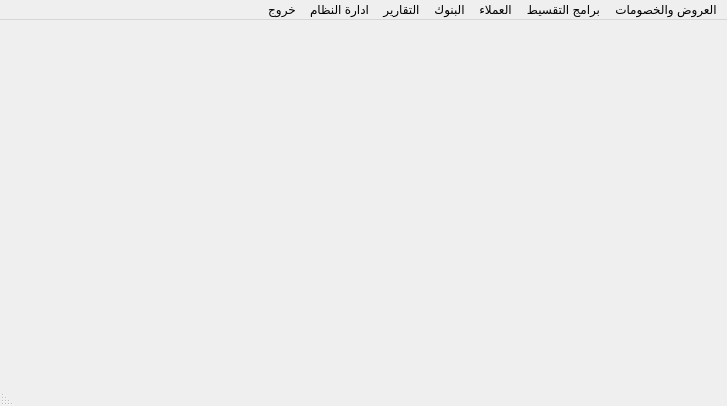
<?xml version="1.0" encoding="UTF-8"?>
<ui version="4.0">
 <class>MainWindow</class>
 <widget class="QMainWindow" name="MainWindow">
  <property name="geometry">
   <rect>
    <x>0</x>
    <y>0</y>
    <width>727</width>
    <height>406</height>
   </rect>
  </property>
  <property name="windowTitle">
   <string>MainWindow</string>
  </property>
  <property name="layoutDirection">
   <enum>Qt::RightToLeft</enum>
  </property>
  <property name="autoFillBackground">
   <bool>false</bool>
  </property>
  <property name="styleSheet">
   <string notr="true"/>
  </property>
  <widget class="QWidget" name="centralwidget"/>
  <widget class="QMenuBar" name="QMenubar">
   <property name="geometry">
    <rect>
     <x>0</x>
     <y>0</y>
     <width>727</width>
     <height>21</height>
    </rect>
   </property>
   <property name="layoutDirection">
    <enum>Qt::RightToLeft</enum>
   </property>
   <widget class="QMenu" name="QM_System">
    <property name="layoutDirection">
     <enum>Qt::RightToLeft</enum>
    </property>
    <property name="title">
     <string>ادارة النظام</string>
    </property>
    <widget class="QMenu" name="QM_Master_Data">
     <property name="layoutDirection">
      <enum>Qt::RightToLeft</enum>
     </property>
     <property name="title">
      <string>البيانات الاساسية</string>
     </property>
     <addaction name="action_28"/>
     <addaction name="action_26"/>
     <addaction name="action_24"/>
     <addaction name="action_25"/>
     <addaction name="action_27"/>
     <addaction name="action_30"/>
     <addaction name="action_35"/>
     <addaction name="action_129"/>
     <addaction name="action_4"/>
     <addaction name="action_BMC_2"/>
     <addaction name="action_140"/>
    </widget>
    <widget class="QMenu" name="QM_Authorization">
     <property name="layoutDirection">
      <enum>Qt::RightToLeft</enum>
     </property>
     <property name="title">
      <string>ادارة المستخدمين</string>
     </property>
     <widget class="QMenu" name="QM_User">
      <property name="title">
       <string>Users</string>
      </property>
      <addaction name="QAct_Create_User"/>
      <addaction name="QAct_Modify_User"/>
      <addaction name="QAct_Copy_User"/>
      <addaction name="QAct_Reset_User_Password"/>
      <addaction name="QAct_Assign_User_to_Roles"/>
      <addaction name="QAct_Create_User_Card"/>
      <addaction name="QAct_Modify_User_Card"/>
     </widget>
     <widget class="QMenu" name="QM_Form">
      <property name="title">
       <string>Forms</string>
      </property>
      <addaction name="QAct_Create_Form"/>
      <addaction name="QAct_Modify_Form"/>
      <addaction name="QAct_Create_Form_Item"/>
      <addaction name="QAct_Modify_Form_Item"/>
     </widget>
     <widget class="QMenu" name="QM_Privilage">
      <property name="title">
       <string>Privilages</string>
      </property>
      <addaction name="QAct_Create_Privilage"/>
     </widget>
     <widget class="QMenu" name="QM_Role">
      <property name="enabled">
       <bool>true</bool>
      </property>
      <property name="title">
       <string>Roles</string>
      </property>
      <addaction name="QAct_Create_Role"/>
      <addaction name="QAct_Modify_Role"/>
      <addaction name="QAct_Modify_Roles_Privilages"/>
      <addaction name="QAct_Copy_Role"/>
     </widget>
     <widget class="QMenu" name="QM_Function_Key">
      <property name="title">
       <string>Function Keys</string>
      </property>
      <addaction name="QAct_Create_Function_Keys"/>
      <addaction name="QAct_Modify_Function_Keys"/>
     </widget>
     <addaction name="QM_User"/>
     <addaction name="QM_Role"/>
     <addaction name="QM_Privilage"/>
     <addaction name="QM_Form"/>
     <addaction name="QM_Function_Key"/>
    </widget>
    <widget class="QMenu" name="QM_Configurations">
     <property name="title">
      <string>Configurations</string>
     </property>
     <addaction name="QAct_Parameter"/>
    </widget>
    <addaction name="QM_Master_Data"/>
    <addaction name="QM_Authorization"/>
    <addaction name="QM_Configurations"/>
   </widget>
   <widget class="QMenu" name="QM_Promotion">
    <property name="layoutDirection">
     <enum>Qt::RightToLeft</enum>
    </property>
    <property name="title">
     <string>العروض والخصومات</string>
    </property>
    <widget class="QMenu" name="QM_Promotion_Prom">
     <property name="layoutDirection">
      <enum>Qt::RightToLeft</enum>
     </property>
     <property name="autoFillBackground">
      <bool>false</bool>
     </property>
     <property name="title">
      <string>العروض</string>
     </property>
     <addaction name="QAct_Prom_Add"/>
     <addaction name="QAct_Prom_Edit"/>
     <addaction name="separator"/>
     <addaction name="QAct_Prom_Activate"/>
     <addaction name="separator"/>
     <addaction name="QAct_Prom_Deactivate"/>
     <addaction name="separator"/>
     <addaction name="QAct_Prom_Date_Increase"/>
     <addaction name="separator"/>
     <addaction name="QAct_Prom_Copy"/>
     <addaction name="separator"/>
     <addaction name="QAct_Prom_Upload"/>
     <addaction name="separator"/>
    </widget>
    <widget class="QMenu" name="QM_Promotion_Voucher">
     <property name="title">
      <string>قسيمة مشتريات</string>
     </property>
     <addaction name="QAct_Voucher_Add"/>
     <addaction name="QAct_Voucher_Edit"/>
     <addaction name="separator"/>
     <addaction name="QAct_Voucher_Activate"/>
     <addaction name="separator"/>
     <addaction name="QAct_Voucher_Deactivate"/>
     <addaction name="separator"/>
     <addaction name="QAct_Voucher_Print"/>
    </widget>
    <widget class="QMenu" name="QM_Promotion_Magazine">
     <property name="title">
      <string>المجلة</string>
     </property>
     <addaction name="QAct_Magazine_Add"/>
     <addaction name="separator"/>
     <addaction name="QAct_Magazine_Edit"/>
     <addaction name="separator"/>
     <addaction name="QAct_Magazine_Actiavte"/>
     <addaction name="QAct_Magazine_Deactivate"/>
    </widget>
    <widget class="QMenu" name="QM_Promotion_Coupon">
     <property name="title">
      <string>كوبونات الخصم</string>
     </property>
     <addaction name="QAct_Coupon_Add"/>
     <addaction name="QAct_Coupon_Edit"/>
     <addaction name="separator"/>
     <addaction name="QAct_Coupon_Activate"/>
     <addaction name="separator"/>
     <addaction name="QAct_Coupon_Deactivate"/>
     <addaction name="separator"/>
     <addaction name="QAct_Coupon_Print"/>
     <addaction name="separator"/>
     <addaction name="QAct_Coupon_barcode"/>
    </widget>
    <widget class="QMenu" name="QM_Prom_Voucher">
     <property name="title">
      <string>قسيمه مشتريات عروض</string>
     </property>
     <addaction name="QAct_Prom_Voucher_Add"/>
     <addaction name="QAct_Prom_Voucher_Edit"/>
     <addaction name="separator"/>
     <addaction name="QAct_Prom_Voucher_Act"/>
     <addaction name="QAct_Prom_Voucher_Deact"/>
     <addaction name="separator"/>
     <addaction name="separator"/>
    </widget>
    <addaction name="QM_Promotion_Prom"/>
    <addaction name="separator"/>
    <addaction name="QM_Promotion_Coupon"/>
    <addaction name="separator"/>
    <addaction name="QM_Promotion_Voucher"/>
    <addaction name="separator"/>
    <addaction name="QM_Prom_Voucher"/>
    <addaction name="separator"/>
    <addaction name="QM_Promotion_Magazine"/>
    <addaction name="separator"/>
   </widget>
   <widget class="QMenu" name="QM_Installment">
    <property name="layoutDirection">
     <enum>Qt::RightToLeft</enum>
    </property>
    <property name="title">
     <string>برامج التقسيط</string>
    </property>
    <widget class="QMenu" name="QM_Installment_System">
     <property name="title">
      <string>نظام التقسيط</string>
     </property>
     <addaction name="QAct_Install_Add"/>
     <addaction name="QAct_Install_Edit"/>
     <addaction name="QAct_Install_Activate_Deactivate"/>
    </widget>
    <widget class="QMenu" name="QM_Installment_Item">
     <property name="title">
      <string>اصناف التقسيط</string>
     </property>
     <addaction name="QAct_Install_Item_Upload"/>
     <addaction name="QAct_Install_Item_Upload_Reject"/>
    </widget>
    <addaction name="QM_Installment_System"/>
    <addaction name="QM_Installment_Item"/>
   </widget>
   <widget class="QMenu" name="QM_Customer">
    <property name="layoutDirection">
     <enum>Qt::RightToLeft</enum>
    </property>
    <property name="title">
     <string>العملاء</string>
    </property>
    <widget class="QMenu" name="QM_Customer_Data">
     <property name="enabled">
      <bool>true</bool>
     </property>
     <property name="layoutDirection">
      <enum>Qt::RightToLeft</enum>
     </property>
     <property name="title">
      <string>بيانات العملاء</string>
     </property>
     <addaction name="QAct_Display_Customer"/>
     <addaction name="separator"/>
     <addaction name="QAct_Cust_Card_Add"/>
     <addaction name="QAct_Cust_Card_Edit"/>
     <addaction name="separator"/>
     <addaction name="QAct_Cust_Points_Upload"/>
    </widget>
    <widget class="QMenu" name="QM_Customer_Group">
     <property name="layoutDirection">
      <enum>Qt::RightToLeft</enum>
     </property>
     <property name="title">
      <string>مجموعات العملاء</string>
     </property>
     <addaction name="QAct_Display_CustGp"/>
     <addaction name="separator"/>
    </widget>
    <widget class="QMenu" name="QM_Customer_Level">
     <property name="title">
      <string>مستويات العملاء</string>
     </property>
     <addaction name="QAct_Display_CustTp"/>
    </widget>
    <widget class="QMenu" name="QM_Customer_Points">
     <property name="title">
      <string>الهدايا والنقاط المكتسبة</string>
     </property>
     <addaction name="QAct_Redeem_Item"/>
     <addaction name="QAct_Loyality_Point"/>
     <addaction name="separator"/>
     <addaction name="separator"/>
    </widget>
    <widget class="QMenu" name="QM_Customer_Redeem">
     <property name="enabled">
      <bool>true</bool>
     </property>
     <property name="title">
      <string>منح الهدايا واستبدال النقاط</string>
     </property>
     <addaction name="QAct_Redeem_Voucher"/>
     <addaction name="QAct_Redeem_Gift"/>
     <addaction name="QAct_Cust_Gift_make"/>
     <addaction name="QAct_Cust_Redeem_Voucher_Print"/>
    </widget>
    <widget class="QMenu" name="menu">
     <property name="title">
      <string>برامج العضويه</string>
     </property>
     <addaction name="QAct_Display_Loyality"/>
    </widget>
    <addaction name="QM_Customer_Group"/>
    <addaction name="QM_Customer_Level"/>
    <addaction name="separator"/>
    <addaction name="QM_Customer_Data"/>
    <addaction name="separator"/>
    <addaction name="menu"/>
    <addaction name="QM_Customer_Points"/>
    <addaction name="QM_Customer_Redeem"/>
    <addaction name="QAct_Customer_Service"/>
    <addaction name="QAct_Redeem_Type"/>
   </widget>
   <widget class="QMenu" name="QM_Report">
    <property name="layoutDirection">
     <enum>Qt::RightToLeft</enum>
    </property>
    <property name="title">
     <string>التقارير</string>
    </property>
    <widget class="QMenu" name="QM_Report_Master_Data">
     <property name="layoutDirection">
      <enum>Qt::RightToLeft</enum>
     </property>
     <property name="title">
      <string>تقارير البيانات الاساسية</string>
     </property>
     <addaction name="QAct_Report_Master_Data_1"/>
     <addaction name="QAct_Report_Master_Data_2"/>
     <addaction name="QAct_Report_Master_Data_3"/>
     <addaction name="QAct_Report_Master_Data_4"/>
     <addaction name="QAct_Report_Master_Data_5"/>
    </widget>
    <widget class="QMenu" name="QM_Report_Sale">
     <property name="layoutDirection">
      <enum>Qt::RightToLeft</enum>
     </property>
     <property name="title">
      <string>تقارير المبيعات</string>
     </property>
     <addaction name="QAct_Report_Sale_1"/>
     <addaction name="QAct_Report_Sale_2"/>
     <addaction name="QAct_Report_Sale_3"/>
     <addaction name="QAct_Report_Sale_4"/>
     <addaction name="QAct_Report_Sale_5"/>
     <addaction name="QAct_Report_Sale_6"/>
     <addaction name="QAct_Report_Sale_7"/>
     <addaction name="QAct_Report_Sale_8"/>
     <addaction name="QAct_Report_Sale_9"/>
     <addaction name="QAct_Report_Sale_10"/>
     <addaction name="QAct_Report_Sale_11"/>
     <addaction name="QAct_Report_Sale_12"/>
     <addaction name="QAct_Report_Sale_13"/>
    </widget>
    <widget class="QMenu" name="QM_Report_Main_Safe">
     <property name="title">
      <string>تقارير الخزينة المركزية</string>
     </property>
     <addaction name="QAct_Report_Main_Safe_1"/>
     <addaction name="QAct_Report_Main_Safe_2"/>
     <addaction name="QAct_Report_Main_Safe_3"/>
     <addaction name="QAct_Report_Main_Safe_4"/>
     <addaction name="QAct_Report_Main_Safe_5"/>
     <addaction name="QAct_Report_Main_Safe_6"/>
     <addaction name="QAct_Report_Main_Safe_7"/>
     <addaction name="QAct_Report_Main_Safe_8"/>
     <addaction name="QAct_Report_Main_Safe_9"/>
     <addaction name="QAct_Report_Main_Safe_10"/>
    </widget>
    <widget class="QMenu" name="QM_Report_Return">
     <property name="title">
      <string>تقارير الارتجاع</string>
     </property>
     <addaction name="QAct_Report_Return_1"/>
     <addaction name="QAct_Report_Return_2"/>
     <addaction name="QAct_Report_Return_3"/>
     <addaction name="QAct_Report_Return_4"/>
     <addaction name="QAct_Report_Return_5"/>
    </widget>
    <widget class="QMenu" name="QM_Report_KPI">
     <property name="title">
      <string>تقارير احصائية عملاء التجزئة</string>
     </property>
     <addaction name="QAct_Report_KPI_1"/>
     <addaction name="QAct_Report_KPI_2"/>
     <addaction name="QAct_Report_KPI_3"/>
    </widget>
    <widget class="QMenu" name="QM_Report_Checking">
     <property name="title">
      <string>تقارير رقابية</string>
     </property>
     <addaction name="action_119"/>
     <addaction name="action_120"/>
     <addaction name="action_121"/>
     <addaction name="action_122"/>
     <addaction name="action_123"/>
    </widget>
    <widget class="QMenu" name="QM_Report_Promotion">
     <property name="title">
      <string>تقارير العروض والخصومات</string>
     </property>
     <addaction name="QAct_Report_Promotion_1"/>
     <addaction name="QAct_Report_Promotion_2"/>
     <addaction name="QAct_Report_Promotion_3"/>
    </widget>
    <widget class="QMenu" name="QM_Report_Bank">
     <property name="layoutDirection">
      <enum>Qt::RightToLeft</enum>
     </property>
     <property name="title">
      <string>تقارير البنوك</string>
     </property>
     <widget class="QMenu" name="menu_25">
      <property name="layoutDirection">
       <enum>Qt::RightToLeft</enum>
      </property>
      <property name="title">
       <string>كروت الإئتمان</string>
      </property>
      <addaction name="action_104"/>
      <addaction name="action_103"/>
      <addaction name="action_105"/>
      <addaction name="action_9"/>
     </widget>
     <addaction name="action_3"/>
     <addaction name="menu_25"/>
    </widget>
    <widget class="QMenu" name="QM_Report_Installment">
     <property name="title">
      <string>تقارير انظمة التقسيط</string>
     </property>
     <addaction name="action_22"/>
     <addaction name="action_46"/>
     <addaction name="action_23"/>
     <addaction name="action_29"/>
     <addaction name="action_36"/>
     <addaction name="action_39"/>
    </widget>
    <widget class="QMenu" name="QM_Report_Cust">
     <property name="title">
      <string>تقارير العملاء</string>
     </property>
     <addaction name="QAct_Report_Cust_1"/>
     <addaction name="QAct_Report_Cust_2"/>
     <addaction name="QAct_Report_Cust_3"/>
     <addaction name="QAct_Report_Cust_4"/>
     <addaction name="QAct_Report_Cust_5"/>
     <addaction name="QAct_Report_Cust_6"/>
     <addaction name="QAct_Report_Cust_7"/>
     <addaction name="QAct_Report_Cust_8"/>
     <addaction name="QAct_Report_Cust_9"/>
     <addaction name="QAct_Report_Cust_10"/>
     <addaction name="QAct_Report_Cust_11"/>
     <addaction name="QAct_Report_Cust_12"/>
     <addaction name="QAct_Report_Cust_13"/>
     <addaction name="QAct_Report_Cust_14"/>
     <addaction name="QAct_Report_Cust_15"/>
     <addaction name="QAct_Report_Cust_16"/>
     <addaction name="QAct_Report_Cust_17"/>
     <addaction name="separator"/>
     <addaction name="QAct_Report_Cust_18"/>
     <addaction name="QAct_Report_Cust_19"/>
     <addaction name="QAct_Report_Cust_20"/>
     <addaction name="QAct_Report_Cust_21"/>
     <addaction name="QAct_Report_Cust_22"/>
     <addaction name="QAct_Report_Cust_23"/>
    </widget>
    <addaction name="QM_Report_Cust"/>
    <addaction name="QM_Report_Sale"/>
    <addaction name="QM_Report_Return"/>
    <addaction name="QM_Report_Main_Safe"/>
    <addaction name="QM_Report_KPI"/>
    <addaction name="QM_Report_Master_Data"/>
    <addaction name="QM_Report_Promotion"/>
    <addaction name="QM_Report_Bank"/>
    <addaction name="QM_Report_Installment"/>
    <addaction name="QAct_Report_Invoice"/>
    <addaction name="QAct_Report_Vendor"/>
    <addaction name="QM_Report_Checking"/>
   </widget>
   <widget class="QMenu" name="QM_Exit">
    <property name="title">
     <string>خروج</string>
    </property>
    <addaction name="QAct_Exit"/>
   </widget>
   <widget class="QMenu" name="menu_2">
    <property name="title">
     <string>البنوك</string>
    </property>
    <addaction name="QAct_Create_Bank"/>
    <addaction name="QAct_Modify_Bank"/>
   </widget>
   <addaction name="QM_Promotion"/>
   <addaction name="QM_Installment"/>
   <addaction name="QM_Customer"/>
   <addaction name="menu_2"/>
   <addaction name="QM_Report"/>
   <addaction name="QM_System"/>
   <addaction name="QM_Exit"/>
  </widget>
  <widget class="QStatusBar" name="statusbar"/>
  <action name="action_6">
   <property name="text">
    <string>تفعيل العروض</string>
   </property>
  </action>
  <action name="action_7">
   <property name="text">
    <string>مد سريان العروض</string>
   </property>
  </action>
  <action name="action_8">
   <property name="text">
    <string>ايقاف العروض</string>
   </property>
  </action>
  <action name="action_11">
   <property name="text">
    <string>انشاء عرض من اخر منتهى</string>
   </property>
  </action>
  <action name="QAct_Create_Customer">
   <property name="enabled">
    <bool>false</bool>
   </property>
   <property name="text">
    <string>انشاء عميل</string>
   </property>
  </action>
  <action name="QAct_Modify_Customer">
   <property name="enabled">
    <bool>false</bool>
   </property>
   <property name="text">
    <string>تعديل بيانات عميل</string>
   </property>
  </action>
  <action name="QAct_Deactivate_Customer">
   <property name="enabled">
    <bool>false</bool>
   </property>
   <property name="text">
    <string>ايقاف عميل</string>
   </property>
  </action>
  <action name="QAct_Display_CustGp">
   <property name="enabled">
    <bool>false</bool>
   </property>
   <property name="text">
    <string>مجموعة عملاء</string>
   </property>
  </action>
  <action name="QAct_Modify_CustGp">
   <property name="enabled">
    <bool>false</bool>
   </property>
   <property name="text">
    <string>تعديل مجموعة عملاء</string>
   </property>
  </action>
  <action name="QAct_Deactivate_CustGp">
   <property name="enabled">
    <bool>false</bool>
   </property>
   <property name="text">
    <string>ايقاف مجموعة عملاء</string>
   </property>
  </action>
  <action name="action_24">
   <property name="text">
    <string>طرق الدفع</string>
   </property>
  </action>
  <action name="action_25">
   <property name="text">
    <string>البنوك</string>
   </property>
  </action>
  <action name="action_26">
   <property name="text">
    <string>الفروع</string>
   </property>
  </action>
  <action name="action_27">
   <property name="text">
    <string>انواع العروض</string>
   </property>
  </action>
  <action name="action_28">
   <property name="text">
    <string>الشركات</string>
   </property>
  </action>
  <action name="action_30">
   <property name="text">
    <string>انواع التقسيط</string>
   </property>
  </action>
  <action name="QAct_Install_Add">
   <property name="enabled">
    <bool>false</bool>
   </property>
   <property name="text">
    <string>انشاء نظام التقسيط</string>
   </property>
  </action>
  <action name="QAct_Install_Edit">
   <property name="text">
    <string>تعديل نظام التقسيط</string>
   </property>
  </action>
  <action name="QAct_Install_Activate_Deactivate">
   <property name="text">
    <string>تفعيل/ايقاف نظام التقسيط</string>
   </property>
  </action>
  <action name="QAct_Install_Deactivate">
   <property name="text">
    <string>ايقاف نظام التقسيط</string>
   </property>
  </action>
  <action name="action_35">
   <property name="text">
    <string>انواع الموردين</string>
   </property>
  </action>
  <action name="QAct_Report_Master_Data_1">
   <property name="text">
    <string>استعلام عن بيانات صنف</string>
   </property>
  </action>
  <action name="QAct_Report_Master_Data_2">
   <property name="text">
    <string>استعلام عن بيانات مورد</string>
   </property>
  </action>
  <action name="action_42">
   <property name="text">
    <string>تقارير مبيعات بالصنف</string>
   </property>
  </action>
  <action name="action_43">
   <property name="text">
    <string>تقارير مبيعات بالقسم</string>
   </property>
  </action>
  <action name="action_44">
   <property name="text">
    <string>تقارير مبيعات بالادارة</string>
   </property>
  </action>
  <action name="QAct_Prom_Add">
   <property name="text">
    <string>انشاء العروض</string>
   </property>
  </action>
  <action name="QAct_Prom_Activate">
   <property name="text">
    <string>تنشيط العروض</string>
   </property>
  </action>
  <action name="QAct_Prom_Deactivate">
   <property name="text">
    <string>ايقاف العروض</string>
   </property>
  </action>
  <action name="QAct_Prom_Date_Increase">
   <property name="text">
    <string>مد سريان العروض</string>
   </property>
  </action>
  <action name="QAct_Prom_Copy">
   <property name="text">
    <string>انشاء عرض من اخر منتهى</string>
   </property>
  </action>
  <action name="QAct_Prom_Upload">
   <property name="text">
    <string>تحميل اصناف العروض</string>
   </property>
  </action>
  <action name="QAct_Coupon_Add">
   <property name="text">
    <string>انشاء كوبون الخصم</string>
   </property>
  </action>
  <action name="QAct_Coupon_Activate">
   <property name="text">
    <string>تنشيط كوبون الخصم</string>
   </property>
  </action>
  <action name="QAct_Coupon_Edit">
   <property name="enabled">
    <bool>false</bool>
   </property>
   <property name="text">
    <string>تعديل كوبون الخصم</string>
   </property>
  </action>
  <action name="QAct_Coupon_Print">
   <property name="text">
    <string>طباعة كوبون الخصم</string>
   </property>
  </action>
  <action name="QAct_Coupon_Deactivate">
   <property name="text">
    <string>ايقاف كوبون الخصم</string>
   </property>
  </action>
  <action name="QAct_Prom_Edit">
   <property name="text">
    <string>تعديل العروض</string>
   </property>
  </action>
  <action name="QAct_Voucher_Add">
   <property name="text">
    <string>انشاء قسيمة مشتريات</string>
   </property>
  </action>
  <action name="QAct_Voucher_Edit">
   <property name="text">
    <string>تعديل قسيمة مشتريات</string>
   </property>
  </action>
  <action name="QAct_Voucher_Deactivate">
   <property name="text">
    <string>ايقاف قسيمة مشتريات</string>
   </property>
  </action>
  <action name="QAct_Voucher_Activate">
   <property name="text">
    <string>تنشيط قسيمة مشتريات</string>
   </property>
  </action>
  <action name="QAct_Voucher_Print">
   <property name="text">
    <string>طباعة قسيمة مشتريات</string>
   </property>
  </action>
  <action name="QAct_Magazine_Add">
   <property name="text">
    <string>انشاء مجلة</string>
   </property>
  </action>
  <action name="QAct_Magazine_Edit">
   <property name="text">
    <string>تعديل مجلة</string>
   </property>
  </action>
  <action name="action_71">
   <property name="text">
    <string>الاستعلام عن العروض</string>
   </property>
  </action>
  <action name="action_72">
   <property name="text">
    <string>الاستعلام عن كوبونات الخصم</string>
   </property>
  </action>
  <action name="action_73">
   <property name="text">
    <string>الاستعلام عن قسيمة مشتريات</string>
   </property>
  </action>
  <action name="QAct_Magazine_Actiavte">
   <property name="text">
    <string>تنشيط مجلة</string>
   </property>
  </action>
  <action name="QAct_Report_Master_Data_3">
   <property name="text">
    <string>استعلام عن الاصناف طبقا للتقسيم السلعى BMC</string>
   </property>
  </action>
  <action name="QAct_Report_Master_Data_4">
   <property name="text">
    <string>استعلام عن الاصناف على نقاط البيع</string>
   </property>
  </action>
  <action name="QAct_Report_Return_1">
   <property name="text">
    <string>تقارير اسباب الارتجاع</string>
   </property>
  </action>
  <action name="QAct_Report_Master_Data_5">
   <property name="text">
    <string>استعلام عن اجمالى عدد الاصناف حسب كل قسم</string>
   </property>
  </action>
  <action name="QAct_Report_Sale_6">
   <property name="text">
    <string>مبيعات الاصناف بالساعة</string>
   </property>
  </action>
  <action name="QAct_Report_Sale_7">
   <property name="text">
    <string>مبيعات المجموعات الفرعية بالساعة</string>
   </property>
  </action>
  <action name="QAct_Report_Sale_4">
   <property name="text">
    <string>تقرير مبيعات الاصناف حسب الايام</string>
   </property>
  </action>
  <action name="QAct_Report_Sale_5">
   <property name="text">
    <string>تقرير مبيعات المجموعات الفرعية حسب الايام</string>
   </property>
  </action>
  <action name="QAct_Report_Invoice">
   <property name="text">
    <string>الاستعلام عن الفواتير</string>
   </property>
  </action>
  <action name="action_86">
   <property name="text">
    <string>تقارير المدفوعات</string>
   </property>
  </action>
  <action name="QAct_Report_Sale_2">
   <property name="text">
    <string>تقرير مبيعات الصنف على مستوى القسم</string>
   </property>
  </action>
  <action name="QAct_Report_Sale_1">
   <property name="text">
    <string>تقرير مبيعات الصنف على مستوى الادارة</string>
   </property>
  </action>
  <action name="QAct_Report_Sale_3">
   <property name="text">
    <string>تقرير مبيعات الفرع على مستوى نقاط البيع</string>
   </property>
  </action>
  <action name="QAct_Report_Sale_8">
   <property name="text">
    <string>تقرير مبيعات الاصناف حسب فئات الضريبة</string>
   </property>
  </action>
  <action name="QAct_Report_Sale_9">
   <property name="text">
    <string>تقرير مبيعات الاصناف على مستوى الصراف</string>
   </property>
  </action>
  <action name="QAct_Report_Return_5">
   <property name="text">
    <string>تقرير بالاصناف الملغاة فترة</string>
   </property>
  </action>
  <action name="QAct_Report_Sale_10">
   <property name="text">
    <string>تقرير مبيعات اصناف العروض والخصومات</string>
   </property>
  </action>
  <action name="QAct_Report_Return_2">
   <property name="text">
    <string>تقرير اجمالى المرتجعات حسب اسباب الارتجاع</string>
   </property>
  </action>
  <action name="QAct_Report_Return_3">
   <property name="text">
    <string>تقرير تفصيلى بالمرتجعات</string>
   </property>
  </action>
  <action name="QAct_Report_Return_4">
   <property name="text">
    <string>تقرير باكثر اصناف الارتجاع</string>
   </property>
  </action>
  <action name="QAct_Report_Sale_11">
   <property name="text">
    <string>تقرير اكثر الاصناف مبيعا</string>
   </property>
  </action>
  <action name="QAct_Report_Sale_12">
   <property name="text">
    <string>مبيعات الاصناف حسب نوع الصنف</string>
   </property>
  </action>
  <action name="QAct_Report_Main_Safe_1">
   <property name="text">
    <string>تقرير جرد خزينة الصراف</string>
   </property>
  </action>
  <action name="QAct_Report_Main_Safe_2">
   <property name="text">
    <string>اجمالى حركة صراف</string>
   </property>
  </action>
  <action name="QAct_Report_Main_Safe_3">
   <property name="text">
    <string>اجمالى حركة نقاط البيع</string>
   </property>
  </action>
  <action name="action_103">
   <property name="text">
    <string>تقرير حركة كروت الإئتمان</string>
   </property>
  </action>
  <action name="action_104">
   <property name="text">
    <string>تقرير بالكروت المرتجعة</string>
   </property>
  </action>
  <action name="action_105">
   <property name="text">
    <string>تقرير طرق استخدام كروت الإئتمان حسب نقاط البيع</string>
   </property>
  </action>
  <action name="QAct_Report_Main_Safe_4">
   <property name="text">
    <string>تقرير تدفق النقدية حسب كل كاشير</string>
   </property>
  </action>
  <action name="QAct_Report_Sale_13">
   <property name="text">
    <string>مبيعات الفرع موزع حسب طريقة السداد</string>
   </property>
  </action>
  <action name="QAct_Report_Main_Safe_5">
   <property name="text">
    <string>تقرير تدفق النقدية حسب الايام</string>
   </property>
  </action>
  <action name="QAct_Report_Main_Safe_6">
   <property name="text">
    <string>تقرير تدفق النقدية حسب نقاط البيع</string>
   </property>
  </action>
  <action name="QAct_Report_Main_Safe_7">
   <property name="text">
    <string>تقرير قيمة فروق التقريب</string>
   </property>
  </action>
  <action name="QAct_Report_Main_Safe_8">
   <property name="text">
    <string>تقرير عجز وزيادة الصرافين تفصيلى</string>
   </property>
  </action>
  <action name="action_112">
   <property name="text">
    <string>تقرير اجمالى عجز وزيادة الصرافين تفصيلى</string>
   </property>
  </action>
  <action name="QAct_Report_Main_Safe_9">
   <property name="text">
    <string>تقرير الفواتير المباعة ائتمان وتم الارتجاع نقدى</string>
   </property>
  </action>
  <action name="QAct_Report_Main_Safe_10">
   <property name="text">
    <string>تقرير حسب طريقة السداد</string>
   </property>
  </action>
  <action name="QAct_Report_KPI_1">
   <property name="text">
    <string>تقارير بعدد العملاء ومتوسط الشراء</string>
   </property>
  </action>
  <action name="QAct_Report_KPI_2">
   <property name="text">
    <string>تقارير بعدد العملاء طبقا لقيمة المشتريات</string>
   </property>
  </action>
  <action name="QAct_Report_KPI_3">
   <property name="text">
    <string>تقارير بعدد العملاء طبقا لقيمة لعدد الساعات</string>
   </property>
  </action>
  <action name="action_119">
   <property name="text">
    <string>تقرير مراقبة انشطة الصراف</string>
   </property>
  </action>
  <action name="action_120">
   <property name="text">
    <string>عدد الفواتير لكل صراف</string>
   </property>
  </action>
  <action name="action_121">
   <property name="text">
    <string>تقرير بتوقيت فواتير الكاشير</string>
   </property>
  </action>
  <action name="action_122">
   <property name="text">
    <string>تقرير متابعة وصول المبيعات من نقاط البيع بالايام</string>
   </property>
  </action>
  <action name="action_123">
   <property name="text">
    <string>تقرير متابعة وصول المبيعات من نقاط البيع بالنقاط</string>
   </property>
  </action>
  <action name="QAct_Report_Promotion_1">
   <property name="text">
    <string>الاستعلام عن العروض</string>
   </property>
  </action>
  <action name="QAct_Report_Promotion_2">
   <property name="text">
    <string>الاستعلام عن كوبونات الخصم</string>
   </property>
  </action>
  <action name="QAct_Report_Promotion_3">
   <property name="text">
    <string>الاستعلام عن قسيمة مشتريات</string>
   </property>
  </action>
  <action name="QAct_Create_User">
   <property name="enabled">
    <bool>false</bool>
   </property>
   <property name="text">
    <string>Create User</string>
   </property>
  </action>
  <action name="QAct_Modify_User">
   <property name="enabled">
    <bool>false</bool>
   </property>
   <property name="text">
    <string>Modify User</string>
   </property>
  </action>
  <action name="QAct_Copy_User">
   <property name="enabled">
    <bool>false</bool>
   </property>
   <property name="text">
    <string>Copy User</string>
   </property>
  </action>
  <action name="QAct_Reset_User_Password">
   <property name="enabled">
    <bool>false</bool>
   </property>
   <property name="text">
    <string>Reset User Password</string>
   </property>
  </action>
  <action name="QAct_Create_Role">
   <property name="enabled">
    <bool>false</bool>
   </property>
   <property name="text">
    <string>Create Role</string>
   </property>
  </action>
  <action name="QAct_Modify_Role">
   <property name="enabled">
    <bool>false</bool>
   </property>
   <property name="text">
    <string>Modify Role</string>
   </property>
  </action>
  <action name="QAct_Assign_User_to_Roles">
   <property name="enabled">
    <bool>false</bool>
   </property>
   <property name="text">
    <string>Assign User to Roles</string>
   </property>
  </action>
  <action name="QAct_Modify_Roles_Privilages">
   <property name="enabled">
    <bool>false</bool>
   </property>
   <property name="text">
    <string>Modify Roles Privilages and Function Keys</string>
   </property>
  </action>
  <action name="QAct_Create_Form">
   <property name="enabled">
    <bool>false</bool>
   </property>
   <property name="text">
    <string>Create Form</string>
   </property>
  </action>
  <action name="QAct_Modify_Form">
   <property name="enabled">
    <bool>false</bool>
   </property>
   <property name="text">
    <string>Modify Form</string>
   </property>
  </action>
  <action name="QAct_Create_Form_Item">
   <property name="enabled">
    <bool>false</bool>
   </property>
   <property name="text">
    <string>Create Form Item</string>
   </property>
  </action>
  <action name="QAct_Modify_Form_Item">
   <property name="enabled">
    <bool>false</bool>
   </property>
   <property name="text">
    <string>Modify Form Item</string>
   </property>
  </action>
  <action name="QAct_Copy_Role">
   <property name="enabled">
    <bool>false</bool>
   </property>
   <property name="text">
    <string>Copy Role</string>
   </property>
  </action>
  <action name="QAct_Create_Privilage">
   <property name="enabled">
    <bool>false</bool>
   </property>
   <property name="text">
    <string>Create Privilage</string>
   </property>
  </action>
  <action name="QAct_Modify_Privilage">
   <property name="text">
    <string>Modify Privilage</string>
   </property>
  </action>
  <action name="QAct_Create_Function_Keys">
   <property name="enabled">
    <bool>false</bool>
   </property>
   <property name="text">
    <string>Create Function Keys</string>
   </property>
  </action>
  <action name="QAct_Modify_Function_Keys">
   <property name="enabled">
    <bool>false</bool>
   </property>
   <property name="text">
    <string>Modify Function Keys</string>
   </property>
  </action>
  <action name="actionAssign_Function_Keys_to_Roles">
   <property name="text">
    <string>Assign Function Keys to Roles</string>
   </property>
  </action>
  <action name="actionAssign_Function_Keys_to_Roles_2">
   <property name="text">
    <string>Assign Function Keys to Roles</string>
   </property>
  </action>
  <action name="QAct_Create_User_Card">
   <property name="enabled">
    <bool>false</bool>
   </property>
   <property name="text">
    <string>Create User Card</string>
   </property>
  </action>
  <action name="QAct_Modify_User_Card">
   <property name="enabled">
    <bool>false</bool>
   </property>
   <property name="text">
    <string>Modify User Card</string>
   </property>
  </action>
  <action name="action_129">
   <property name="text">
    <string>انواع المستخدمين</string>
   </property>
  </action>
  <action name="QAct_Report_Vendor">
   <property name="text">
    <string>الاستعلام عن الموردين</string>
   </property>
  </action>
  <action name="action_3">
   <property name="text">
    <string>الاستعلام عن البنوك</string>
   </property>
  </action>
  <action name="action_BMC_2">
   <property name="text">
    <string>شجرة الاصناف BMC</string>
   </property>
  </action>
  <action name="action_4">
   <property name="text">
    <string>تحديث الموردين</string>
   </property>
  </action>
  <action name="action_9">
   <property name="text">
    <string>تقرير حركة كروت الائتمان تقسيط</string>
   </property>
  </action>
  <action name="action_22">
   <property name="text">
    <string>تقرير قواعد التقسيط</string>
   </property>
  </action>
  <action name="action_23">
   <property name="text">
    <string>تقرير فواتير البيع تقسيط</string>
   </property>
  </action>
  <action name="action_29">
   <property name="text">
    <string>تقرير اجمالى مبيعات التقسيط فترة</string>
   </property>
  </action>
  <action name="action_36">
   <property name="text">
    <string>تقرير الاصناف الممنوعة من التقسيط</string>
   </property>
  </action>
  <action name="action_39">
   <property name="text">
    <string>تقرير مجموعات الاصناف حسب نظام التقسيط</string>
   </property>
  </action>
  <action name="QAct_Install_Item_Upload">
   <property name="text">
    <string>تحميل اصناف نظام التقسيط</string>
   </property>
  </action>
  <action name="QAct_Install_Item_Upload_Reject">
   <property name="text">
    <string>تحميل اصناف ممنوعة لنظام التقسيط</string>
   </property>
  </action>
  <action name="action_46">
   <property name="text">
    <string>تقرير انظمة التقسيط</string>
   </property>
  </action>
  <action name="action_55">
   <property name="text">
    <string>انشاء مستوى عملاء</string>
   </property>
  </action>
  <action name="action_56">
   <property name="text">
    <string>تعديل مستوى عملاء</string>
   </property>
  </action>
  <action name="QAct_Display_CustTp">
   <property name="enabled">
    <bool>false</bool>
   </property>
   <property name="text">
    <string>انشاء مستوى عملاء</string>
   </property>
  </action>
  <action name="QAct_Modify_CustTp">
   <property name="enabled">
    <bool>false</bool>
   </property>
   <property name="text">
    <string>تعديل مستوى عملاء</string>
   </property>
  </action>
  <action name="QAct_Cust_Lvl_Promote">
   <property name="text">
    <string>شروط ترقية مستوى عملاء</string>
   </property>
  </action>
  <action name="QAct_Cust_Upload_Data">
   <property name="text">
    <string>تحميل ملف بيانات عملاء</string>
   </property>
  </action>
  <action name="QAct_Redeem_Item">
   <property name="enabled">
    <bool>false</bool>
   </property>
   <property name="text">
    <string>تعريف اصناف الهدايا</string>
   </property>
  </action>
  <action name="QAct_Cust_Points_By_Section">
   <property name="text">
    <string>إنشاء برنامج عضويه</string>
   </property>
  </action>
  <action name="QAct_Cust_Points_By_Item">
   <property name="text">
    <string>تسجيل عدد وقيمة النقاط على مستوى الاصناف</string>
   </property>
  </action>
  <action name="QAct_Cust_Points_Data_Upload">
   <property name="text">
    <string>تحميل ملف عدد وقيمة النقاط</string>
   </property>
  </action>
  <action name="QAct_Loyality_Point">
   <property name="enabled">
    <bool>false</bool>
   </property>
   <property name="text">
    <string>تعريف قيمة استبدال النقاط</string>
   </property>
  </action>
  <action name="QAct_Cust_Card_Add">
   <property name="enabled">
    <bool>false</bool>
   </property>
   <property name="text">
    <string> إنشاء كارت عميل</string>
   </property>
  </action>
  <action name="QAct_Cust_Points_Upload">
   <property name="text">
    <string>تحميل نقاط عملاء من خارج النظام</string>
   </property>
  </action>
  <action name="QAct_Redeem_Voucher">
   <property name="enabled">
    <bool>false</bool>
   </property>
   <property name="text">
    <string>استبدال النقاط بقسيمة شراء</string>
   </property>
  </action>
  <action name="QAct_Cust_Gift_make">
   <property name="text">
    <string>منح هدايا للعملاء</string>
   </property>
  </action>
  <action name="QAct_Redeem_Gift">
   <property name="enabled">
    <bool>false</bool>
   </property>
   <property name="text">
    <string>استبدال النقاط بالهدايا</string>
   </property>
  </action>
  <action name="QAct_Cust_Redeem_Voucher_Print">
   <property name="text">
    <string>اعادة طباعة قسيمة استبدال النقاط</string>
   </property>
  </action>
  <action name="action_140">
   <property name="text">
    <string>اكواد المحافظات والمدن والاحياء</string>
   </property>
  </action>
  <action name="QAct_Report_Cust_1">
   <property name="text">
    <string>تقرير اجمالى مشتريات عميل وعدد زياراته</string>
   </property>
  </action>
  <action name="QAct_Report_Cust_2">
   <property name="text">
    <string>تقرير العملاء ذو اعلى او اقل قيمة مشتريات</string>
   </property>
  </action>
  <action name="QAct_Report_Cust_3">
   <property name="text">
    <string>تقرير العملاء الذين لم يشتروا خلال فترة</string>
   </property>
  </action>
  <action name="QAct_Report_Cust_4">
   <property name="text">
    <string>تقرير بالمبالغ المستحقة للعملاء خلال فترة</string>
   </property>
  </action>
  <action name="QAct_Report_Cust_5">
   <property name="text">
    <string>كشف حساب عميل تفصيلى خلال فترة</string>
   </property>
  </action>
  <action name="QAct_Report_Cust_6">
   <property name="text">
    <string>تقرير مشتريات عميل من الاصناف</string>
   </property>
  </action>
  <action name="QAct_Report_Cust_7">
   <property name="text">
    <string>تقرير مشتريات عميل من الاقسام السلعية</string>
   </property>
  </action>
  <action name="QAct_Report_Cust_8">
   <property name="text">
    <string>تقرير مشتريات عميل من الاقسام الخاضعة وغير الخاضعة للعضوية</string>
   </property>
  </action>
  <action name="QAct_Report_Cust_9">
   <property name="text">
    <string>تقرير اعلى واقل اصناف للعملاء</string>
   </property>
  </action>
  <action name="QAct_Report_Cust_10">
   <property name="text">
    <string>تقرير ارصدة ايصالات استبدال النقاط</string>
   </property>
  </action>
  <action name="QAct_Report_Cust_11">
   <property name="text">
    <string>تقرير تفصيلى حركات عميل</string>
   </property>
  </action>
  <action name="QAct_Report_Cust_12">
   <property name="text">
    <string>تقرير بالقسائم التى انتهى تاريخ صلاحيتها ولم تستخدم</string>
   </property>
  </action>
  <action name="QAct_Report_Cust_13">
   <property name="text">
    <string>تقرير تفصيلى يوضح طرق استبدال النقاط</string>
   </property>
  </action>
  <action name="QAct_Report_Cust_14">
   <property name="text">
    <string>تقرير تفصيلى يوضح اعداد وقيم طرق استبدال النقاط</string>
   </property>
  </action>
  <action name="QAct_Report_Cust_15">
   <property name="text">
    <string>تقرير زيارة العميل للاقسام وقيمة مشترياته</string>
   </property>
  </action>
  <action name="QAct_Report_Cust_16">
   <property name="text">
    <string>تقرير حركات قسائم الشراء الخاصة بالعضوية</string>
   </property>
  </action>
  <action name="QAct_Report_Cust_17">
   <property name="text">
    <string>تقرير بنقاط العملاء حسب مصدر النقاط</string>
   </property>
  </action>
  <action name="action_158">
   <property name="text">
    <string>تقرير مجمع بنقاط العملاء وحسب العميل</string>
   </property>
  </action>
  <action name="QAct_Report_Cust_18">
   <property name="text">
    <string>تقرير بتواريخ ميلاد العملاء</string>
   </property>
  </action>
  <action name="QAct_Report_Cust_19">
   <property name="text">
    <string>تقرير قيم مشتريات العملاء خلال فترة</string>
   </property>
  </action>
  <action name="QAct_Report_Cust_20">
   <property name="text">
    <string>تقرير بارصدة العملاء</string>
   </property>
  </action>
  <action name="QAct_Report_Cust_21">
   <property name="text">
    <string>تقرير بالاصناف المستبدلة للعملاء خلال فترة</string>
   </property>
  </action>
  <action name="QAct_Report_Cust_22">
   <property name="text">
    <string>تقرير بالهدايا الممنوحة للعملاء</string>
   </property>
  </action>
  <action name="QAct_Report_Cust_23">
   <property name="text">
    <string>تقرير لاجراء السحب للعملاء</string>
   </property>
  </action>
  <action name="QAct_Magazine_Deactivate">
   <property name="text">
    <string>أيقاف مجلة</string>
   </property>
  </action>
  <action name="action">
   <property name="text">
    <string>ترقية مستوى العملاء</string>
   </property>
  </action>
  <action name="QAct_Cust_Promote_Manual">
   <property name="text">
    <string>ترقية مستوى عملاء-يدوى</string>
   </property>
  </action>
  <action name="QAct_Customer_Service">
   <property name="text">
    <string>خدمة العملاء</string>
   </property>
  </action>
  <action name="QAct_Exit">
   <property name="text">
    <string>خروج</string>
   </property>
  </action>
  <action name="QAct_Display_Customer">
   <property name="enabled">
    <bool>false</bool>
   </property>
   <property name="text">
    <string>العملاء</string>
   </property>
  </action>
  <action name="QAct_Display_Loyality">
   <property name="text">
    <string>إنشاء برنامج عضويه</string>
   </property>
  </action>
  <action name="QAct_Parameter">
   <property name="text">
    <string>Parameter</string>
   </property>
  </action>
  <action name="QAct_Create_Bank">
   <property name="text">
    <string>أنشاء بنك</string>
   </property>
  </action>
  <action name="QAct_Modify_Bank">
   <property name="text">
    <string>تعديل بنك</string>
   </property>
  </action>
  <action name="QAct_Coupon_barcode">
   <property name="text">
    <string>تفعيل و ايقاف و استبدال باركود</string>
   </property>
  </action>
  <action name="action_12">
   <property name="text">
    <string>انشاء قسيمة مشتريات</string>
   </property>
  </action>
  <action name="QAct_Prom_Voucher_Add">
   <property name="text">
    <string>إنشاء قسيمه مشتريات</string>
   </property>
  </action>
  <action name="QAct_Prom_Voucher_Edit">
   <property name="text">
    <string>تعديل قسيمه مشتريات</string>
   </property>
  </action>
  <action name="QAct_Prom_Voucher_Act">
   <property name="text">
    <string>تنشيط قسيمه مشتريات</string>
   </property>
  </action>
  <action name="QAct_Prom_Voucher_Deact">
   <property name="text">
    <string>إيقاف قسيمه مشتريات</string>
   </property>
  </action>
  <action name="QAct_Prom_Voucher_Print">
   <property name="text">
    <string>طباعه قسيمه مشتريات</string>
   </property>
  </action>
  <action name="QAct_Redeem_Type">
   <property name="enabled">
    <bool>false</bool>
   </property>
   <property name="text">
    <string>ٌRedeem type</string>
   </property>
  </action>
  <action name="QAct_Cust_Card_Edit">
   <property name="enabled">
    <bool>false</bool>
   </property>
   <property name="text">
    <string>تعديل كارت عميل</string>
   </property>
  </action>
 </widget>
 <resources/>
 <connections/>
</ui>
